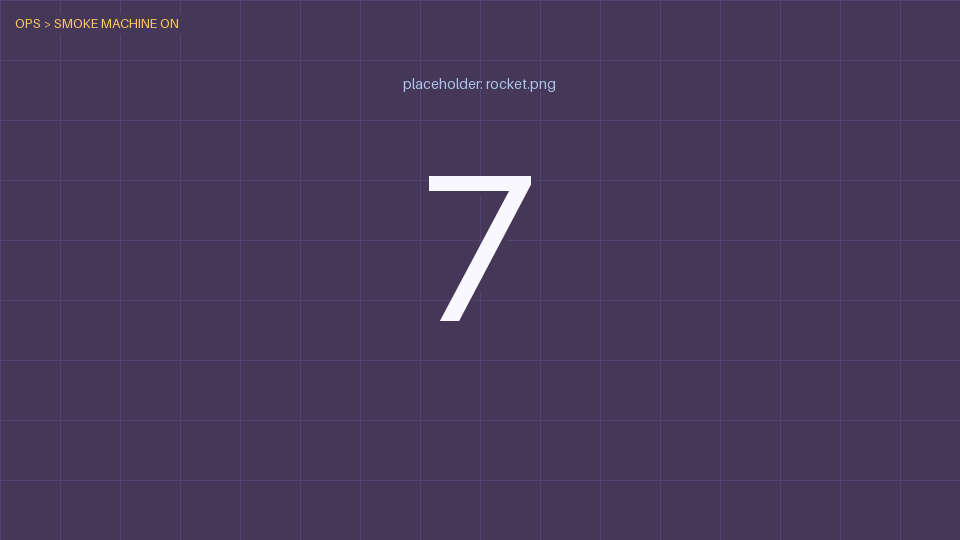
#> input picture LaunchClip/tests/golden/frame_countdown.png, 960 x 540 px
$ python -i draw_artwork.py   (imports and definitions only)
#> lines starting #> are read from the running program, lines starting #| are printed output that depends on the picture
"""Draw the show's artwork in the Unbox house style, as flat retro-poster illustrations.

Stand-in for generated images while the ElevenLabs Image API is not available
(it needs a Pro plan). Writes the files listed under `artwork:` in show.yaml to
assets/screens/ and marks them as drawn in generated.json, so `unbox images`
may replace them later. Files that someone supplied by hand are left alone.

    uv run python scripts/draw_artwork.py            # draw the missing or drawn ones
    uv run python scripts/draw_artwork.py rocket.png # only this one

Layout rules: screen text sits in the upper middle (y 300-620), subtitles at the
bottom (y > 760), countdown numbers in the centre, thought clouds at y 470-720.
"""

from __future__ import annotations

import hashlib
import json
import math
import random
import sys
from pathlib import Path

from PIL import Image, ImageDraw, ImageFilter

sys.path.insert(0, str(Path(__file__).resolve().parents[1] / "src"))
from unbox_show.model import load_show  # noqa: E402

PROJECT = Path(__file__).resolve().parents[1]
W, H = 1920, 1080
S = 2  # supersampling for smooth edges

# [1 line that did not run here, left out]
# [1 line that did not run here, left out]
# [1 line that did not run here, left out]
# [1 line that did not run here, left out]
# [1 line that did not run here, left out]
# [1 line that did not run here, left out]
# [1 line that did not run here, left out]
# [1 line that did not run here, left out]
# [1 line that did not run here, left out]
WHITE = (250, 248, 255)
RED = (226, 72, 72)


# --- helpers -------------------------------------------------------------------

def canvas(size=(W, H)):
    image = Image.new("RGBA", (size[0] * S, size[1] * S), (0, 0, 0, 0))
    return image, ImageDraw.Draw(image)


def p(*values):
    """Scale coordinates to the supersampled canvas."""
    return [round(v * S) for v in values]


# [16 lines left out: functions gradient, stars, not called in this run]


# [3 lines that did not run here, left out]


def grain(image):
    """A little print grain, as on a screen-printed poster."""
    noise = Image.effect_noise((image.width // 4, image.height // 4), 40).resize(image.size)
    rgb = image.convert("RGB")
    return Image.blend(rgb, Image.merge("RGB", (noise, noise, noise)), 0.04)


def layer(size=(W, H)):
    return canvas(size)


def paste(base, overlay):
    base.alpha_composite(overlay)


# [244 lines left out: functions rocket, cloud_puffs, gantry, draw_title, draw_pen, draw_bridge and 5 more, not called in this run]


def icon_canvas():
    img = Image.new("RGBA", (512 * S, 512 * S), (*YELLOW_LIGHT, 255))
    return img, ImageDraw.Draw(img)


# [25 lines left out: functions draw_cloud_rocket, draw_cloud_text, draw_cloud_carrot, not called in this run]


DRAWINGS = {
    "title.png": draw_title,
    "pen.png": draw_pen,
    "bridge.png": draw_bridge,
    "stickers.png": draw_stickers,
    "alert.png": draw_alert,
    "one_item.png": draw_one_item,
    "rocket.png": draw_rocket,
    "liftoff.png": draw_liftoff,
    "cloud_rocket.png": draw_cloud_rocket,
    "cloud_text.png": draw_cloud_text,
    "cloud_carrot.png": draw_cloud_carrot,
}


# [21 lines left out: function main, not called in this run]


# [2 lines not run here, left out]

>>> from PIL import Image
>>> picture = Image.open('../tests/golden/frame_countdown.png')
#> picture is the input picture: PIL image 960x540 RGB; mean R, G, B 71.1, 57.1, 90.3
>>> result = grain(picture)
#> in grain, `noise = Image.effect_noise((image.width // 4, image.height // 4), 40)...`:
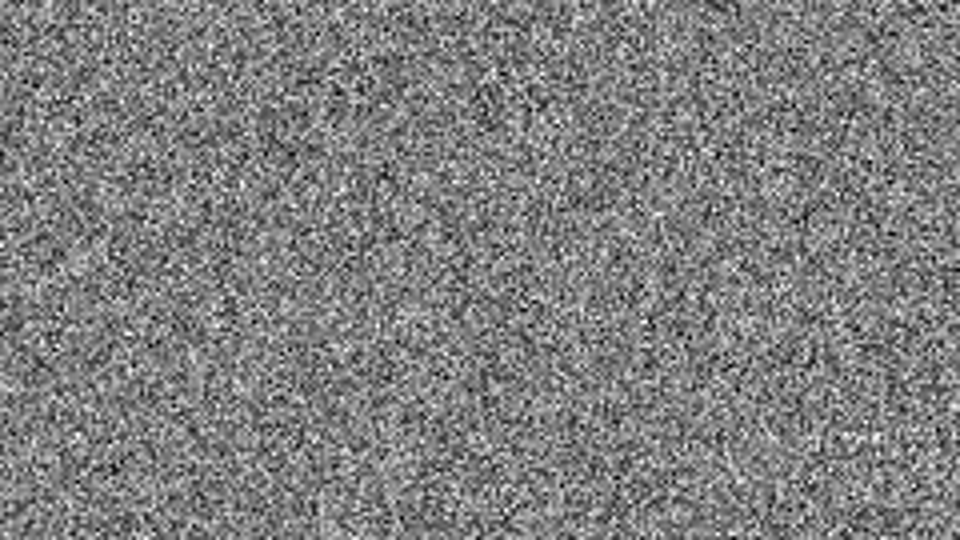
#> noise: PIL image 960x540 L; min 0, max 255, mean 127.2
